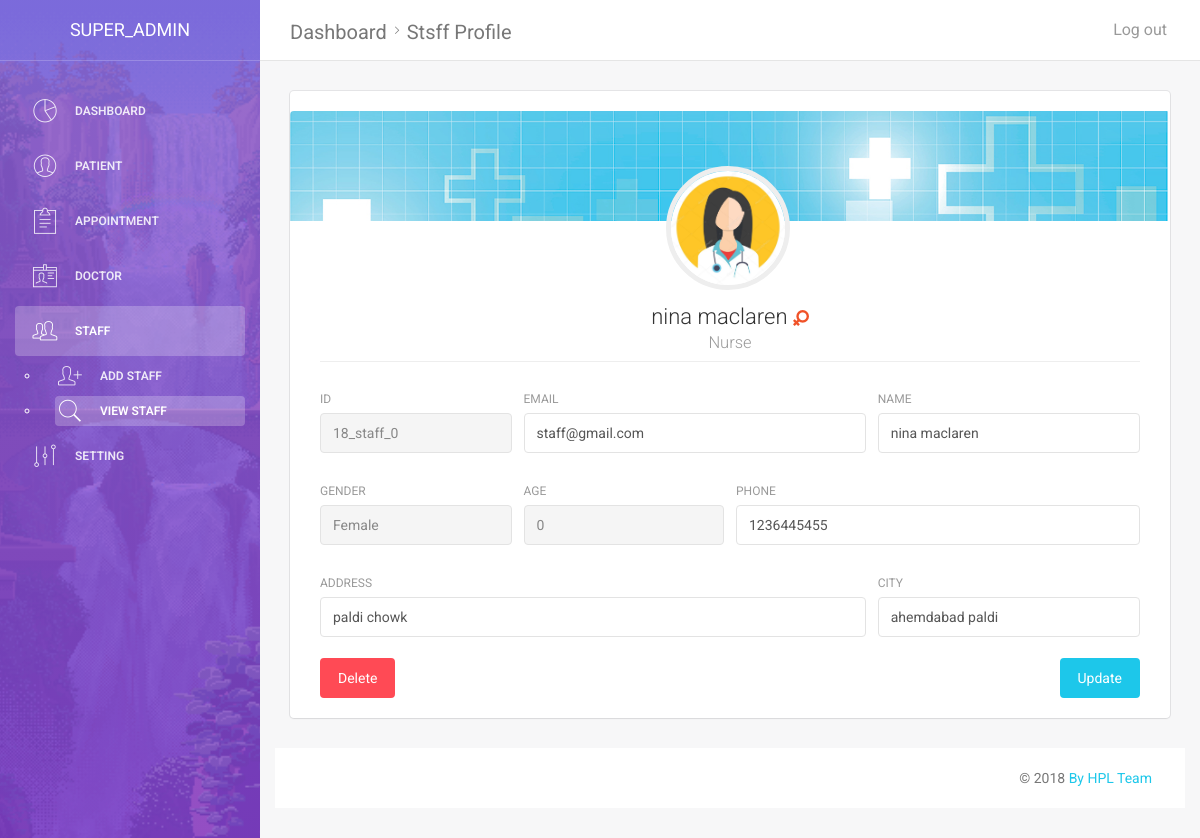
The page /view_staff_profile.php?id=18_staff_0 (signed in) on the database its author committed.
### tables this page shows
CREATE TABLE `staff` (
  `staff_id` varchar(10) NOT NULL,
  `staff_name` varchar(30) NOT NULL,
  `staff_dob` date NOT NULL,
  `staff_gender` varchar(10) NOT NULL,
  `staff_phone` varchar(15) NOT NULL,
  `staff_city` varchar(30) NOT NULL,
  `staff_address` varchar(100) NOT NULL,
  `staff_email` varchar(50) NOT NULL,
  `staff_password` varchar(50) NOT NULL,
  `doj` timestamp NOT NULL DEFAULT CURRENT_TIMESTAMP ON UPDATE CURRENT_TIMESTAMP,
  `staff_type` varchar(30) NOT NULL,
  `staff_exist` tinyint(1) NOT NULL,
  `allocation` varchar(10) NOT NULL
);

### view_staff_profile.php (the view, shortened to what this page needs)
<?php
include("assets/modules/global_module.php");
if(isset($_GET["id"]))
{
    $d_id = $_GET["id"];
}
if(isset($_SESSION["admin_token"]))
{
    $admin_id = $_SESSION["admin_token"];
}
$result = fetch_data("select * from admin where admin_id= '$admin_id'","result");
$a_data = mysqli_fetch_assoc($result);
$data = mysqli_fetch_assoc(fetch_data("select * from staff where staff_id = '$d_id'","result"));
$age = date_diff(date_create($data["staff_dob"]), date_create('today'))->y;
?>
<!doctype html>
<html lang="en">
<head>
    <link href="assets/css/bootstrap.min.css" rel="stylesheet" />
    <link href="assets/css/animate.min.css" rel="stylesheet"/>
    <link href="assets/css/light-bootstrap-dashboard.css?v=1.4.0" rel="stylesheet"/>
    <link href="http://maxcdn.bootstrapcdn.com/font-awesome/4.2.0/css/font-awesome.min.css" rel="stylesheet">
    <link href="assets/css/pe-icon-7-stroke.css" rel="stylesheet" />
</head>
<body>
<div class="wrapper">
    <?php menu($a_data["admin_name"],"staff","view_staff"); ?>
    <div class="main-panel">
        <nav class="navbar navbar-default navbar-fixed">
            <div class="container-fluid">
                <div class="navbar-header">
                    <a class="navbar-brand" href="#">Dashboard<i class="pe-7s-angle-right"></i>Stsff Profile</a>
                </div>
                <div class="collapse navbar-collapse">
                    <ul class="nav navbar-nav navbar-right">
                        <li>
                            <a href="logout.php?for=<?php echo $admin_id; ?>">
                                <p>Log out</p>
                            </a>
                        </li>
                    </ul>
                </div>
            </div>
        </nav>
        <div class="content">
            <div class="container-fluid">
                <div class="row">
                    <div class="col-md-12">
                        <div class="card card-user"><br>
                            <div class="image" >
                            </div>
                            <div class="content">
                                <div class="author">
                                    <a href="#">
                                        <img class="avatar border-gray" src="assets/img/avatars/<?php if($data["staff_gender"] == "Male"){ echo "male-doc.png"; } if($data["staff_gender"] == "Female"){ echo "female-doc.jpg"; } ?>"   alt="..."/  >
                                        <h4 class="title"><?php echo $data["staff_name"]; if($data["staff_gender"]=="Male"){ echo "&nbsp<img src='assets/img/male.png'>"; }else{ echo "&nbsp<img src='assets/img/female.png'>"; }?><br />
                                            <small><?php echo $data["staff_type"]; ?></small>
                                        </h4>
                                    </a>
                                </div>
                                <hr>
                                <div class="content">
                                    <form method="POST" name="admin_edit_patient">
                                        <div class="row">
                                            <div class="col-md-3">
                                                <div class="form-group">
                                                    <label>Id</label>
                                                    <input type="text" name="s_id" class="form-control" disabled value="<?php echo $data["staff_id"]; ?>">
                                                </div>
                                            </div>
                                            <div class="col-md-5">
                                                <div class="form-group">
                                                    <label>Email</label>
                                                    <input type="email" name="s_email" class="form-control"  value="<?php echo $data["staff_email"]; ?>">
                                                </div>
                                            </div>
                                            <div class="col-md-4">
                                                <div class="form-group">
                                                    <label >Name</label>
                                                    <input type="text" name="s_name" class="form-control"  value="<?php echo $data["staff_name"]; ?>">
                                                </div>
                                            </div>
                                        </div>
                                        <div class="row">
                                            <div class="col-md-3">
                                                <div class="form-group">
                                                    <label>Gender</label>
                                                    <input type="text" name="s_gender" class="form-control"  value="<?php echo $data["staff_gender"]; ?>" readonly>
                                                </div>
                                            </div>
                                            <div class="col-md-3">
                                                <div class="form-group">
                                                    <label>Age</label>
                                                    <input type="text" name="s_age" class="form-control" value="<?php echo $age ?>" readonly>
                                                </div>
                                            </div>
                                            <div class="col-md-6">
                                                <div class="form-group">
                                                    <label>Phone</label>
                                                    <input type="text" name="s_phone" class="form-control"  value="<?php echo $data["staff_phone"]; ?>">
                                                </div>
                                            </div>
                                        </div>
                                        <div class="row">
                                            <div class="col-md-8">
                                                <div class="form-group">
                                                    <label>Address</label>
                                                    <input type="text" name="s_address" class="form-control"  value="<?php echo $data["staff_address"]; ?>">
                                                </div>
                                            </div>
                                            <div class="col-md-4">
                                                <div class="form-group">
                                                    <label>City</label>
                                                    <input type="text" name="s_city" class="form-control"  value="<?php echo $data["staff_city"]; ?>">
                                                </div>
                                            </div>
                                        </div>
                                        <a class="btn btn-danger btn-fill pull-left" data-toggle="modal" data-target="#myModal">
                                            Delete
                                        </a>
                                        <button type="submit" class="btn btn-info btn-fill pull-right">Update</button>
                                        <br><br>
                                    </form>
                                </div>
                            </div>
                        </div>
                    </div>
                </div>
            </div>
            <footer class="footer">
                <div class="container-fluid">
                    <p class="copyright pull-right">
                        &copy; <script>document.write(new Date().getFullYear())</script>
                        <a href="#">By HPL Team</a>
                    </p>
                </div>
            </footer>
        </div>
    </div>
</body>
</html>

### assets/modules/global_module.php (shortened to what this page needs)
<?php
function fetch_data($query,$type)
{
	include("assets/modules/db_config.php");
	$result = mysqli_query($conn,$query);
	if($result)
	{
		if($type == "login")
		{
		$count = mysqli_num_rows($result);
			if($count == 1)
			{
				return TRUE;
			}
			else
			{
				return FALSE;
			}
		}
		elseif($type == "count")
		{
			$count = mysqli_num_rows($result);
			return $count;
		}
		elseif($type == "result")
		{
			 $res = mysqli_query($conn,$query);
			 return $res;
		}
	}
	else
	{
		return "Fetch Error";
	}
}
function menu($user,$active,$sub_active)
{
   echo "<div class='sidebar' data-color='purple' data-image='assets/img/waterfall.gif' >
        <div class='sidebar-wrapper' >";
    echo "<div class='logo'>
                <a href='#' class='simple-text'>";
                    if(isset($user)){echo $user;};
                echo "</a>
            </div>";
    echo "<ul class='nav' >
                <li "; if($active == "dashboard"){ echo "class=active"; } echo ">
                    <a href='dashboard_admn.php'>
                        <i class='pe-7s-graph'></i>
                        <p>Dashboard</p>
                    </a>
                </li>
                <li "; if($active == "patient"){ echo"class=active"; } echo ">
                    <a href='add_patient.php' >
                        <i class='pe-7s-user'></i>
                        <p>Patient</p>
                    </a>";
                echo "</li >
                <li "; if($active == "appointment"){ echo"class=active"; } echo ">
                    <a href='add_appointment.php'>
                        <i class='pe-7s-note2'></i>
                        <p>Appointment</p>
                    </a>";
                echo "</li>
                <li "; if($active == "doctor"){ echo"class=active"; } echo ">
                    <a href='add_doctor.php'>
                        <i class='pe-7s-id'></i>
                        <p>Doctor</p>
                    </a>";
                echo "</li>
                <li "; if($active == "staff"){ echo"class=active"; } echo ">
                    <a href='add_staff.php'>
                        <i class='pe-7s-users'></i>
                        <p>Staff</p>
                    </a>";
                        if($active == "staff") {
                            echo "<ul>";
                            echo "<li ";
                            if ($sub_active == "add_staff") {
                                echo "class=active";
                            }
                            echo ">
                                    <a href = 'add_staff.php' >
                                        <i class='pe-7s-add-user' ></i >
                                        <p > Add Staff </p >
                                    </a >
                                </li >";
                            echo "<li ";
                            if ($sub_active == "view_staff") {
                                echo "class=active";
                            }
                            echo ">
                                    <a href = 'view_staff.php' >
                                        <i class='pe-7s-search' ></i >
                                        <p > view Staff </p >
                                    </a >
                                </li >";
                            echo "</ul>";
                        }
                echo "</li>
                <li "; if($active == "setting"){ echo"class=active"; } echo ">
                    <a href='designation.php'>
                        <i class='pe-7s-edit'></i>
                        <p>Setting</p>
                    </a>";
                echo "</li>";
          echo "</ul>";
    echo "</div>
    </div>";
}
?>

### rows shown on the page
staff: staff_name "nina maclaren", staff_type "Nurse", s_id "18_staff_0", s_email "staff@gmail.com", s_name "nina maclaren", s_gender "Female", s_age "0", s_phone "1236445455", s_address "paldi chowk", s_city "ahemdabad paldi"

### other values the page prints
$user "SUPER_ADMIN"
